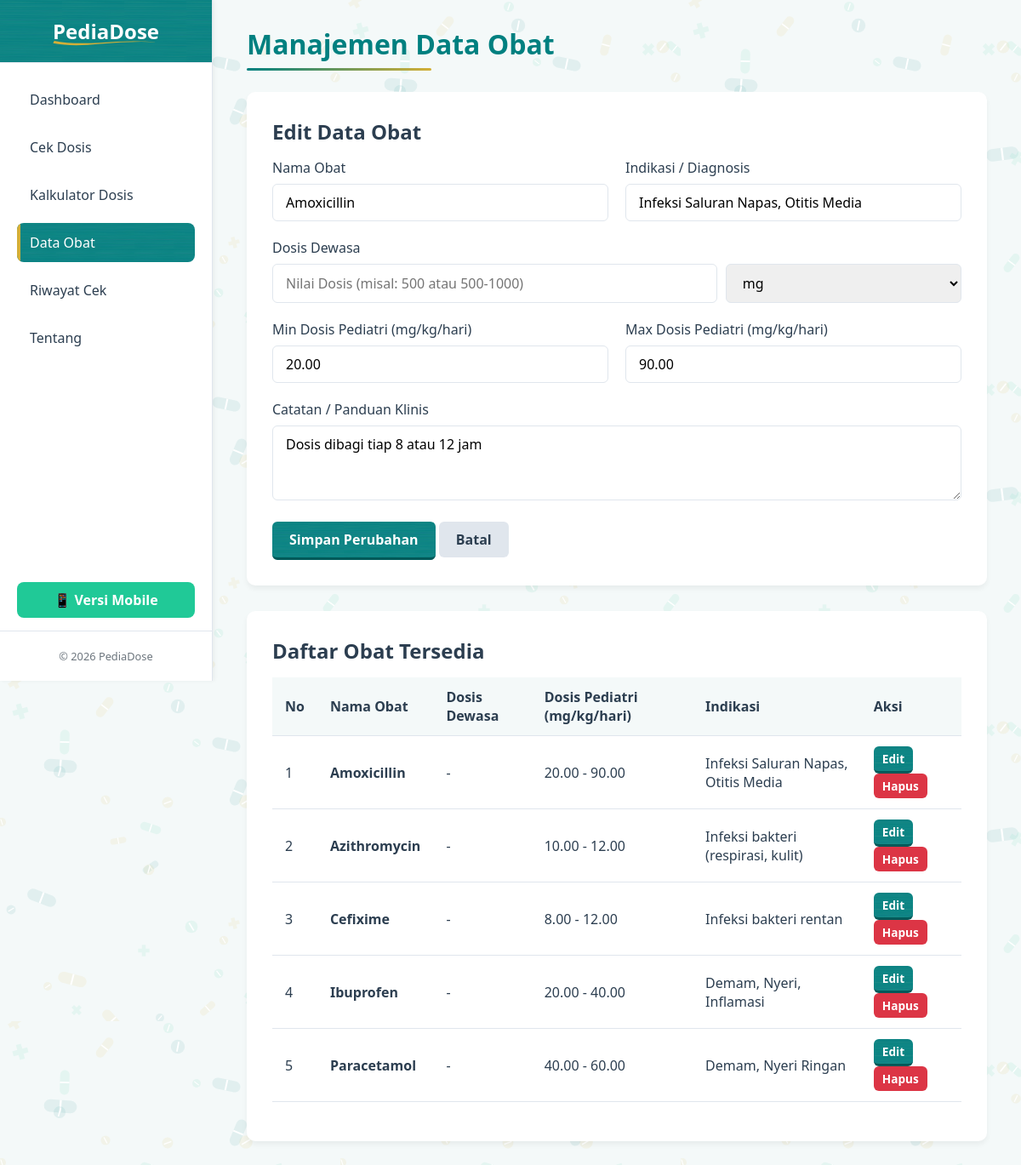
Page /drugs.php?edit=1 on the committed database.
### tables this page shows
CREATE TABLE `drugs` (
  `id` int(11) NOT NULL AUTO_INCREMENT,
  `nama_obat` varchar(255) NOT NULL,
  `diagnosis` varchar(255) DEFAULT NULL,
  `dosis_dewasa` varchar(255) DEFAULT NULL,
  `dosis_dewasa_satuan` varchar(50) DEFAULT 'mg',
  `min_mg_per_kg_per_day` decimal(10,2) NOT NULL,
  `max_mg_per_kg_per_day` decimal(10,2) NOT NULL,
  `catatan` text DEFAULT NULL,
  PRIMARY KEY (`id`)
);

### drugs.php (the view, shortened to what this page needs)
<?php
require_once 'db.php';
$editDrug = null;
if (isset($_GET['edit'])) {
    $id = (int)$_GET['edit'];
    $stmt = $pdo->prepare("SELECT * FROM drugs WHERE id = ?");
    $stmt->execute([$id]);
    $editDrug = $stmt->fetch();
}
$stmt = $pdo->query("SELECT * FROM drugs ORDER BY nama_obat ASC");
$drugs = $stmt->fetchAll();
?>
<!DOCTYPE html>
<html lang="id">
<head>
    <link rel="stylesheet" href="assets/css/style.css?v=<?= time() ?>">
</head>
<body>
    <div class="sidebar">
        <div class="sidebar-header">
            <h2>PediaDose</h2>
        </div>
        <ul class="sidebar-menu">
            <li><a href="index.php">Dashboard</a></li>
            <li><a href="check.php">Cek Dosis</a></li>
            <li><a href="kalkulator.php">Kalkulator Dosis</a></li>
            <li><a href="drugs.php" class="active">Data Obat</a></li>
            <li><a href="history.php">Riwayat Cek</a></li>
            <li><a href="about.php">Tentang</a></li>
        </ul>
        <div style="padding: 15px 20px;">
            <a href="mobile/drugs.php" style="display: block; background: var(--secondary-blue); color: white; text-align: center; padding: 10px; border-radius: 8px; text-decoration: none; font-weight: bold;">📱 Versi Mobile</a>
        </div>
        <div class="sidebar-footer">
            <p>&copy; 2026 PediaDose</p>
        </div>
    </div>
    <div class="main-content">
        <h1 class="page-title">Manajemen Data Obat</h1>
        <div class="card">
            <h2><?= $editDrug ? 'Edit Data Obat' : 'Tambah Obat Baru' ?></h2>
            <div id="tab-manual" class="tab-content <?= $editDrug ? 'active' : '' ?>">
                <form action="drugs.php" method="POST" <?= $editDrug ? 'style="margin-top: 15px;"' : '' ?>>
                    <div class="grid-2">
                        <div class="form-group">
                            <label>Nama Obat</label>
                            <input type="text" id="input_nama_obat" name="nama_obat" class="form-control" required value="<?= $editDrug['nama_obat'] ?? '' ?>">
                        </div>
                        <div class="form-group">
                            <label>Indikasi / Diagnosis</label>
                            <input type="text" id="input_diagnosis" name="diagnosis" class="form-control" value="<?= $editDrug['diagnosis'] ?? '' ?>">
                        </div>
                    </div>
                    <div class="form-group">
                        <label>Dosis Dewasa</label>
                        <div style="display: flex; gap: 10px;">
                            <input type="text" id="input_dosis_dewasa" name="dosis_dewasa" class="form-control" placeholder="Nilai Dosis (misal: 500 atau 500-1000)" style="flex: 2;" value="<?= $editDrug['dosis_dewasa'] ?? '' ?>">
                            <select id="input_dosis_dewasa_satuan" name="dosis_dewasa_satuan" class="form-control" style="flex: 1;">
                                <?php $satuan_dewasa = $editDrug['dosis_dewasa_satuan'] ?? 'mg'; ?>
                                <option value="mg" <?= $satuan_dewasa == 'mg' ? 'selected' : '' ?>>mg</option>
                            </select>
                        </div>
                    </div>
                    <div class="grid-2">
                        <div class="form-group">
                            <label>Min Dosis Pediatri (mg/kg/hari)</label>
                            <input type="number" step="0.01" id="input_min_mg" name="min_mg_per_kg_per_day" class="form-control" required value="<?= $editDrug['min_mg_per_kg_per_day'] ?? '' ?>">
                        </div>
                        <div class="form-group">
                            <label>Max Dosis Pediatri (mg/kg/hari)</label>
                            <input type="number" step="0.01" id="input_max_mg" name="max_mg_per_kg_per_day" class="form-control" required value="<?= $editDrug['max_mg_per_kg_per_day'] ?? '' ?>">
                        </div>
                    </div>
                    <div class="form-group">
                        <label>Catatan / Panduan Klinis</label>
                        <textarea id="input_catatan" name="catatan" class="form-control" rows="3"><?= $editDrug['catatan'] ?? '' ?></textarea>
                    </div>
                    <button type="submit" class="btn btn-primary"><?= $editDrug ? 'Simpan Perubahan' : 'Simpan Obat' ?></button>
                    <?php if ($editDrug): ?>
                        <a href="drugs.php" class="btn" style="background-color: var(--border-color); color: var(--text-dark);">Batal</a>
                    <?php endif; ?>
                </form>
            </div>
        </div>
        <div class="card">
            <h2>Daftar Obat Tersedia</h2>
            <div class="table-responsive" style="margin-top: 15px;">
                <table class="table">
                    <thead>
                        <tr>
                            <th>No</th>
                            <th>Nama Obat</th>
                            <th>Dosis Dewasa</th>
                            <th>Dosis Pediatri (mg/kg/hari)</th>
                            <th>Indikasi</th>
                            <th>Aksi</th>
                        </tr>
                    </thead>
                    <tbody>
                        <?php foreach($drugs as $index => $drug): ?>
                        <tr>
                            <td><?= $index + 1 ?></td>
                            <td><strong><?= $drug['nama_obat'] ?></strong></td>
                            <td><?= $drug['dosis_dewasa'] ? $drug['dosis_dewasa'] . ' ' . $drug['dosis_dewasa_satuan'] : '-' ?></td>
                            <td><?= $drug['min_mg_per_kg_per_day'] ?> - <?= $drug['max_mg_per_kg_per_day'] ?></td>
                            <td><?= $drug['diagnosis'] ?></td>
                            <td>
                                <a href="drugs.php?edit=<?= $drug['id'] ?>" class="btn btn-sm btn-primary">Edit</a>
                                <a href="drugs.php?delete=<?= $drug['id'] ?>" class="btn btn-sm btn-danger btn-delete">Hapus</a>
                            </td>
                        </tr>
                        <?php endforeach; ?>
                    </tbody>
                </table>
            </div>
        </div>
    </div>
</body>
</html>

### assets/css/style.css (style rules this page uses)
:root { --primary-blue: #008080; --secondary-blue: #20c997; --accent-gold: #D4AF37; --light-bg: #f4f9f9; --sidebar-bg: #ffffff; --text-dark: #2c3e50; --text-muted: #6c757d; --border-color: #e0e6ed; --alert-green: #d4edda; --alert-green-text: #155724; --alert-green-border: #c3e6cb; --alert-yellow: #fff3cd; --alert-yellow-text: #856404; --alert-yellow-border: #ffeeba; --alert-red: #f8d7da; --alert-red-text: #721c24; --alert-red-border: #f5c6cb; }
* { margin: 0; padding: 0; box-sizing: border-box; font-family: 'Segoe UI', Tahoma, Geneva, Verdana, sans-serif; }
body { background-color: var(--light-bg); color: var(--text-dark); display: flex; min-height: 100vh; }
.sidebar { width: 250px; background-color: var(--sidebar-bg); border-right: 1px solid var(--border-color); display: flex; flex-direction: column; box-shadow: 2px 0 5px rgba(0,0,0,0.05); position: fixed; height: 100vh; }
.sidebar-header { padding: 20px; background-color: var(--primary-blue); border-bottom: 1px solid var(--border-color); text-align: center; }
.sidebar-header h2 { color: white; font-size: 1.5rem; display: inline-block; position: relative; z-index: 1; }
.sidebar-header h2::after { content: ''; position: absolute; left: -5px; right: -5px; bottom: -10px; height: 25px; z-index: -1; background-size: 100% 100%; }
.sidebar-menu { list-style: none; padding: 20px 0; flex-grow: 1; }
.sidebar-menu li { padding: 0 20px; margin-bottom: 10px; }
.sidebar-menu a { text-decoration: none; color: var(--text-dark); display: block; padding: 12px 15px; border-radius: 8px; transition: all 0.3s ease; font-weight: 500; position: relative; overflow: hidden; }
.sidebar-menu a:hover, .sidebar-menu a.active { background-color: var(--primary-blue); color: white; }
.sidebar-menu a.active::before { content: ''; position: absolute; left: 0; top: 0; bottom: 0; width: 4px; background-color: var(--accent-gold); border-radius: 4px 0 0 4px; }
.sidebar-footer { padding: 20px; border-top: 1px solid var(--border-color); font-size: 0.8rem; color: var(--text-muted); text-align: center; }
.main-content { flex-grow: 1; margin-left: 250px; padding: 30px 40px; }
.page-title { margin-bottom: 25px; color: var(--primary-blue); padding-bottom: 10px; display: inline-block; position: relative; }
.page-title::after { content: ''; position: absolute; bottom: 0; left: 0; width: 60%; height: 3px; background: linear-gradient(to right, var(--primary-blue), var(--accent-gold)); border-radius: 3px; }
.card { background-color: white; padding: 30px; border-radius: 10px; box-shadow: 0 4px 6px rgba(0,0,0,0.05); margin-bottom: 30px; }
.form-group { margin-bottom: 20px; }
.form-group label { display: block; margin-bottom: 8px; font-weight: 500; color: var(--text-dark); }
.form-control { width: 100%; padding: 10px 15px; border: 1px solid var(--border-color); border-radius: 6px; font-size: 1rem; transition: border-color 0.3s; }
.btn { padding: 10px 20px; border: none; border-radius: 6px; cursor: pointer; font-size: 1rem; font-weight: bold; transition: background-color 0.3s; text-decoration: none; display: inline-block; }
.btn-primary { background-color: var(--primary-blue); color: white; position: relative; border-bottom: 3px solid #005959; }
.btn-danger { background-color: #dc3545; color: white; }
.btn-sm { padding: 5px 10px; font-size: 0.85rem; }
.table-responsive { overflow-x: auto; }
.table { width: 100%; border-collapse: collapse; margin-bottom: 1rem; background-color: white; }
.table th, .table td { padding: 12px 15px; border-bottom: 1px solid var(--border-color); text-align: left; }
.table th { background-color: var(--light-bg); color: var(--text-dark); font-weight: bold; }
.grid-2 { display: grid; grid-template-columns: 1fr 1fr; gap: 20px; }
.tab-content { display: none; }
.tab-content.active { display: block; }

### rows in the picture
drugs: nama_obat "Amoxicillin", diagnosis "Infeksi Saluran Napas, Otitis Media", dosis_dewasa_satuan "mg", min_mg_per_kg_per_day "20.00", max_mg_per_kg_per_day "90.00", catatan "Dosis dibagi tiap 8 atau 12 jam"
drugs: nama_obat "Azithromycin", min_mg_per_kg_per_day "10.00", max_mg_per_kg_per_day "12.00", diagnosis "Infeksi bakteri (respirasi, kulit)"
drugs: nama_obat "Cefixime", min_mg_per_kg_per_day "8.00", max_mg_per_kg_per_day "12.00", diagnosis "Infeksi bakteri rentan"
drugs: nama_obat "Ibuprofen", min_mg_per_kg_per_day "20.00", max_mg_per_kg_per_day "40.00", diagnosis "Demam, Nyeri, Inflamasi"
drugs: nama_obat "Paracetamol", min_mg_per_kg_per_day "40.00", max_mg_per_kg_per_day "60.00", diagnosis "Demam, Nyeri Ringan"
